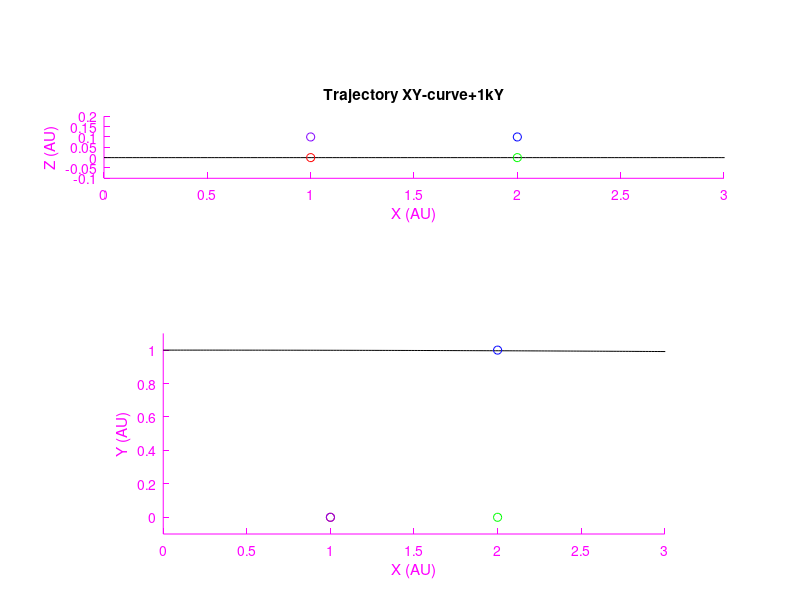
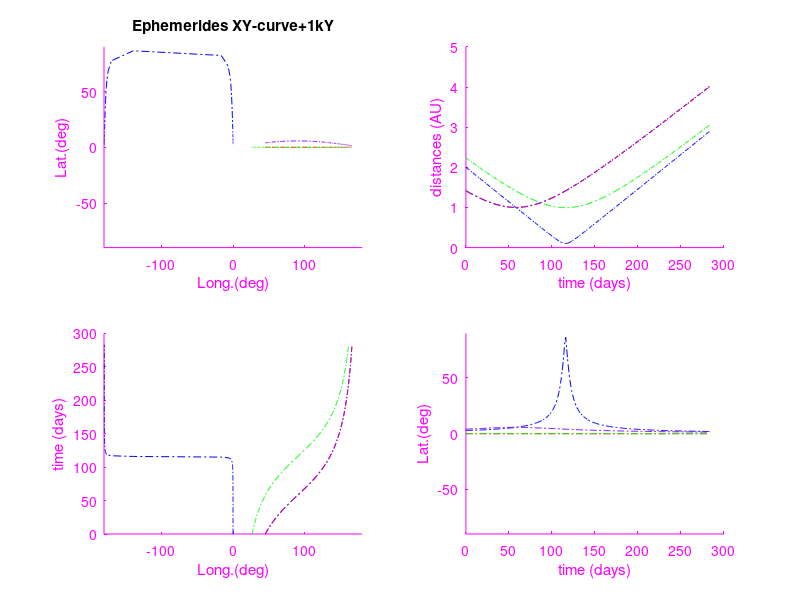

Here is the MATLAB script that generated these plots, in order:
% Production scenarios simplifies
% Author: Boris Segret
% v.1.8, 02/04/2016
% CL=2

% purpose:
% - produce a rectilinear trajectory from 1 to 5 AU at *constant* velocity
% - produce the associated ephemerides of N objects
% - displays the scenario in .eps / .pdf
% REMAINING ISSUE : management of the longitudes to be checked

AU=150000000.;      % Astronomical Unit
day=86400.;         % 1 day in seconds
Xs=[0.  1.*AU 0.];  % km
Vs=[30. 0.    0.];  % km/s
dVn=0.;             % dVn*Vs is applied in perpendicular direction (on XY plane)
Ts=2458125.0;       % JD
Re=5.*AU;           % km
dt= 1.;             % time sampling (days)

P(1,:)=[1.*AU    0.     0.]; % km
P(2,:)=[2.*AU    0.     0.]; % km
P(3,:)=[2.*AU 1.*AU 0.1*AU]; % km
P(4,:)=[1.*AU    0. 0.1*AU]; % km

%fo='Y-line';
%fo='Y-line+1kX'; Xs=[1000. 1.*AU       0.];  % +1000 km
%fo='Y-line+1kY'; Xs=[0.    1.*AU+1000. 0.];  % +1000 km
%fo='Y-line+1kZ'; Xs=[0.    1.*AU    1000.];  % +1000 km
%fo='XY-curve'; dVn=0.000033;       % dVn*Vs is applied in perpendicular direction (on XY plane)
fo='XY-curve+1kY'; dVn=0.000033; Xs=[0.    1.*AU+1000. 0.]; % dVn*Vs is applied in perpendicular direction (on XY plane)

[status, msg, msgid] = mkdir(fo);  % ok if alredy exists (overwrites with new content)
% propagation
fid=fopen([fo '/' fo '.xyzv'],'w'); fprintf(fid, 'META_STOP\n'); fclose(fid);
for j=1:length(P(:,3))
    fid=fopen([fo '/' fo '_P' num2str(j,'%03i') '.eph'],'w'); fprintf(fid, 'META_STOP\n'); fclose(fid);
end
i=0; Xc=Xs; Tc=Ts; Vc=Vs;
r=norm(Xc);
while and(r < Re, i<1000)
  i=i+1;
  % - ephemerides from the current location
  for j=1:length(P(:,3))
    vect=(P(j,:)-Xc); d=norm(vect);
    lat =atan(vect(3)/norm([vect(1:2) 0])).*180./pi();
    % sign "-" because longitudes on the sky are in anti-trigonometric order <= NO!!!! (?!)
    lng =-(1-2*(vect(2)<0))*acos(vect(1)/norm(vect(1:2))).*180./pi();
    % output:
    fid=fopen([fo '/' fo '_P' num2str(j,'%03i') '.eph'],'a');
    fprintf(fid, '%15.6f %13.8f %13.8f %14.3f\n', Tc, lat, lng, d);
    fclose(fid);
  end
  fid=fopen([fo '/' fo '.xyzv'],'a');
  fprintf(fid, '%15.6f %17.6f %17.6f %17.6f %12.8f %12.8f %12.8f 0. 0. 0. 0. 0.\n', Tc, Xc, Vc);
  fclose(fid);
  % - next trajectory point
  Vc = Vc + [Vc(2) -Vc(1) 0.].*dVn;
  Xc = Xc + Vc.*dt*day;
  Tc = Tc + dt;
  r=norm(Xc);
end

% plots
fid=fopen([fo '/' fo '.xyzv'],'r'); fgetl(fid); % don't read META_STOP
%[MTX, nbc] = fscanf(fid, '%g %g %g %g %g %g %g\n', [7 inf]);
[MTX, nbc] = fscanf(fid, '%g %g %g %g %g %g %g %g %g %g %g %g\n', [12 inf]);
fclose(fid);
Xc=MTX(2,:)'./AU;
Yc=MTX(3,:)'./AU;
Zc=MTX(4,:)'./AU;
Vx=MTX(5,:)';
Vy=MTX(6,:)';
Vz=MTX(7,:)';
clrs(1,1:3)=[1 0 0];
clrs(2,1:3)=[0 1 0];
clrs(3,1:3)=[0 0 1];
clrs(4,1:3)=[.5 0 1];
clrs(5,1:3)=[0 1 1];
clrs(6,1:3)=[1 1 0];
figure(1); clf;
subplot(2,1,1); hold on; plot(Xc,Zc,'-k'); axis equal; axis([0 3 -0.1 0.2]); xlabel('X (AU)'); ylabel('Z (AU)');
title(['Trajectory ' fo], 'FontWeight','bold');
set(gca, 'XColor', 'm'); set(gca, 'YColor', 'm');
subplot(2,1,2); hold on; plot(Xc,Yc,'-k'); axis equal; axis([0 3 -0.1 1.1]); xlabel('X (AU)'); ylabel('Y (AU)');
set(gca, 'XColor', 'm'); set(gca, 'YColor', 'm');
figure(2); clf;
subplot(2,2,1); hold on; xlabel('Long.(deg)');    ylabel('Lat.(deg)');     axis([-180. 180. -90. 90.]);
title(['Ephemerides ' fo], 'FontWeight','bold');
set(gca, 'XColor', 'm'); set(gca, 'YColor', 'm');
subplot(2,2,2); hold on; xlabel('time (days)'); ylabel('distances (AU)');
set(gca, 'XColor', 'm'); set(gca, 'YColor', 'm');
subplot(2,2,3); hold on; xlabel('Long.(deg)');    ylabel('time (days)'); xlim([-180. 180.]);
set(gca, 'XColor', 'm'); set(gca, 'YColor', 'm');
subplot(2,2,4); hold on; xlabel('time (days)'); ylabel('Lat.(deg)');     ylim([-90. 90.]);
set(gca, 'XColor', 'm'); set(gca, 'YColor', 'm');
  for j=1:length(P(:,3))
    figure(1);
    subplot(2,1,1); plot(P(j,1)./AU, P(j,3)./AU, 'o', 'color', clrs(j,1:3));
    subplot(2,1,2); plot(P(j,1)./AU, P(j,2)./AU, 'o', 'color', clrs(j,1:3));
    fid=fopen([fo '/' fo '_P' num2str(j,'%03i') '.eph'],'r'); fgetl(fid); % don't read META_STOP
    [MTX, nbc] = fscanf(fid, '%g %g %g %g\n', [4 inf]);
    fclose(fid);
    Tc=MTX(1,:)';
    la=MTX(2,:)';
    ln=MTX(3,:)';
    dd=MTX(4,:)'./AU;
    figure(2);
    subplot(2,2,1); hold on; plot(ln, la, '-.', 'color', clrs(j,1:3));
    subplot(2,2,2); hold on; plot(Tc-Tc(1), dd, '-.', 'color', clrs(j,1:3));
    subplot(2,2,3); hold on; plot(ln, Tc-Tc(1), '-.', 'color', clrs(j,1:3));
    subplot(2,2,4); hold on; plot(Tc-Tc(1), la, '-.', 'color', clrs(j,1:3));
  end
ff=[fo '/' fo '_trj.png']; print(1,ff,'-dpng');
ff=[fo '/' fo '_eph.png']; print(2,ff,'-dpng');
%- figure savings to SVG (may crash, thus at the end)
%ff=[fo '/' fo '_trj.svg']; print(1,ff,'-dsvg');
%ff=[fo '/' fo '_eph.svg']; print(2,ff,'-dsvg');
